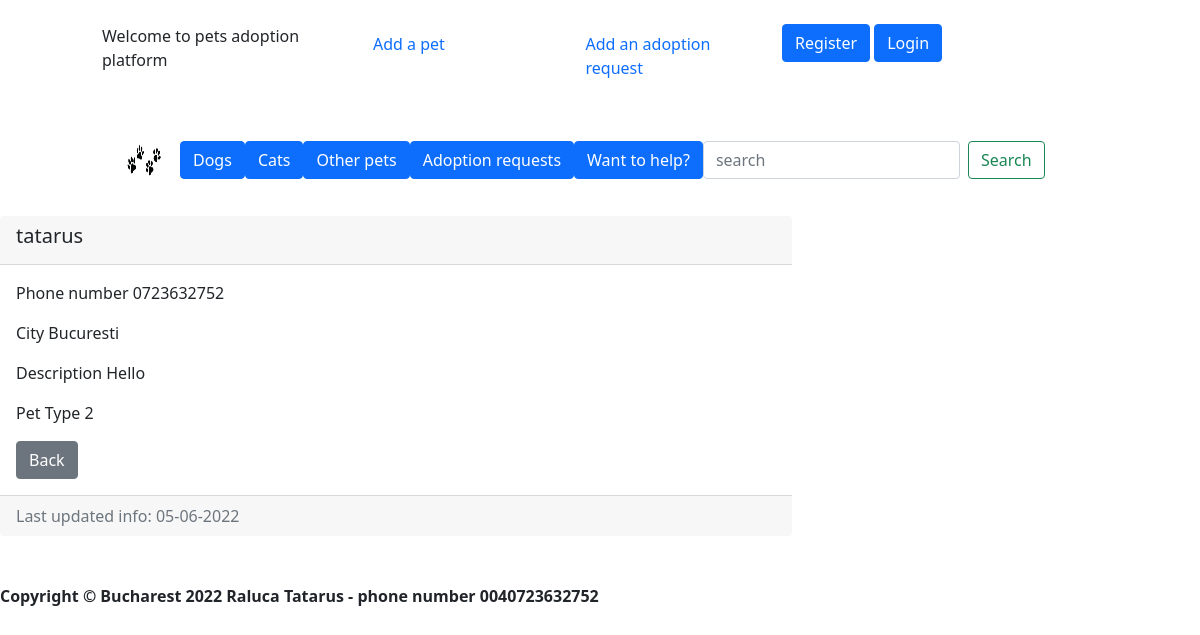
Page /details_of_adoptionrequest/7/ on the committed database.
### adoptionrequest/models.py (models this page shows, shortened)
class Adoptionrequest(models.Model):
    name_of_the_apllicant = models.CharField(max_length=20)
    email_of_the_apllicant = models.EmailField(max_length=200)
    phone_number_of_the_apllicant = models.CharField(max_length=25)
    district_of_the_apllicant = models.CharField(null=True, blank=True, max_length=20)
    city_of_the_apllicant = models.CharField(max_length=20)
    description_of_the_apllicant = models.TextField(max_length=400)
    active_of_the_apllicant = models.BooleanField(default=True)
    date_time_of_the_apllicant = models.DateTimeField(default=timezone.now)
    pet_type = models.CharField(max_length=20)
    poster = models.ForeignKey(User, on_delete=models.CASCADE, null=True, blank=True)

### adoptionrequest/views.py (the view)
# urls.py: path('details_of_adoptionrequest/<int:pk>/', views.AdoptionrequestDetailView.as_view(),
class AdoptionrequestDetailView(DetailView):
    template_name = 'adoptionrequest/details_of_adoptionrequest.html'
    model = Adoptionrequest
    success_url = reverse_lazy('list_of_adoptionsrequests')

### templates/adoptionrequest/details_of_adoptionrequest.html (shortened to what this page needs)
{% extends 'base.html' %}
{% block content %}
    <div class="container">
        <div class="row">
            <div class="col-md-8 mt-2">
                <div class="card-text-center">
                    <div class="card-header">
                        <h5 class="card-title"> {{ adoptionrequest.name_of_the_apllicant }} </h5>
                    </div>
                    <div class="card-body">
                        <p class="card-text"> Phone number {{ adoptionrequest.phone_number_of_the_apllicant }} </p>
                        <p class="card-text"> City {{ adoptionrequest.city_of_the_apllicant }} </p>
                        <p class="card-text"> Description {{ adoptionrequest.description_of_the_apllicant }} </p>
                        <p class="card-text"> Pet Type {{ adoptionrequest.pet_type }} </p>
                        <a href="{% url 'pets_list' %}" class="btn btn-secondary">Back</a>
                    </div>
                    <div class="card-footer text-muted">
                        Last updated info: {{ adoptionrequest.date_time_of_the_apllicant|date:"d-m-Y" }}
                    </div>
                </div>
            </div>
        </div>
    </div>
{% endblock %}

### rows in the picture
Adoptionrequest: name_of_the_apllicant "tatarus", phone_number_of_the_apllicant "0723632752", city_of_the_apllicant "Bucuresti", description_of_the_apllicant "Hello", pet_type "2", date_time_of_the_apllicant "05-06-2022"
